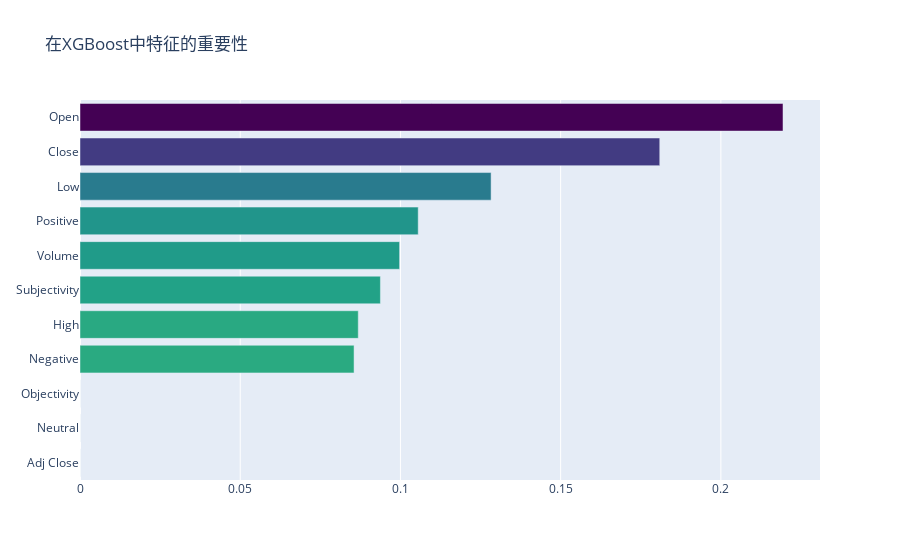

The cell this chart's notebook holds for it:
### Code cell
features = merged_dataframe.drop(['Label','Date'],axis=1).columns.values

x, y = (list(x) for x in zip(*sorted(zip(model_xgb.feature_importances_, features), 
                                                            reverse = False)))
trace2 = go.Bar(
    x=x ,
    y=y,
    marker=dict(
        color=x,
        colorscale = 'Viridis',
        reversescale = True
    ),
    name='在XGBoost中特征的重要性',
    orientation='h',
)

layout = dict(
    title='在XGBoost中特征的重要性',
    yaxis=dict(
        showgrid=False,
        showline=False,
        showticklabels=True,
#         domain=[0, 0.85],
    ))

fig1 = go.Figure(data=[trace2])
fig1['layout'].update(layout)
py.iplot(fig1, filename='plots')

### Figure 1 — Plotly figure (JSON) as saved in the notebook; plotly's stock layout.template omitted (floating-point values rounded to 4 significant figures)
{"data": [{"marker": {"color": [0, 0, 0, 0.08552, 0.08684, 0.09375, 0.09974, 0.1055, 0.1283, 0.1809, 0.2194], "colorscale": [[0, "#440154"], [0.1111, "#482878"], [0.2222, "#3e4989"], [0.3333, "#31688e"], [0.4444, "#26828e"], [0.5556, "#1f9e89"], [0.6667, "#35b779"], [0.7778, "#6ece58"], [0.8889, "#b5de2b"], [1, "#fde725"]], "reversescale": true}, "name": "在XGBoost中特征的重要性", "orientation": "h", "type": "bar", "x": [0, 0, 0, 0.08552, 0.08684, 0.09375, 0.09974, 0.1055, 0.1283, 0.1809, 0.2194], "y": ["Adj Close", "Neutral", "Objectivity", "Negative", "High", "Subjectivity", "Volume", "Positive", "Low", "Close", "Open"]}], "layout": {"title": {"text": "在XGBoost中特征的重要性"}, "yaxis": {"showgrid": false, "showline": false, "showticklabels": true}}}
